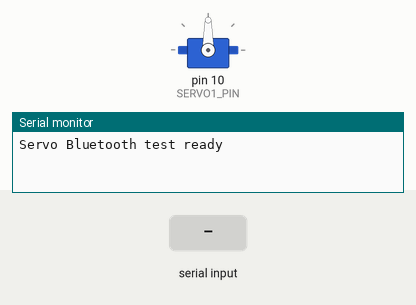
A sketch run on a simulated Arduino Uno, built with avr-gcc and run on an emulated ATmega328P. Shown: servo, the last lines printed to the serial monitor. Inputs (shaded band) come from the test bench.

Above: at 1.2 s.
1.3 s: "S1 ,45\n" received over Serial
At 1.6 s:
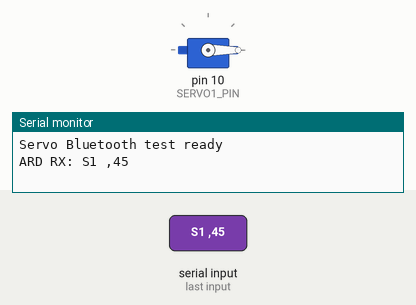
2.8 s: "S1 90\n" received over Serial
At 3.9 s:
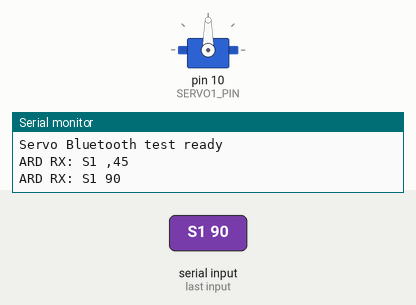
4.3 s: "S1 ,45\n" received over the second serial link
At 5.5 s:
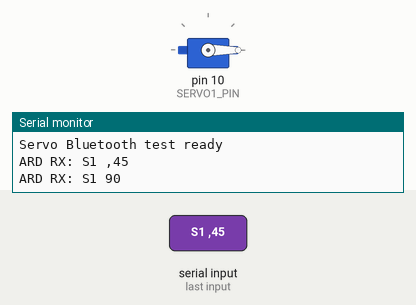
5.8 s: "S1 90\n" received over the second serial link
At 6.8 s:
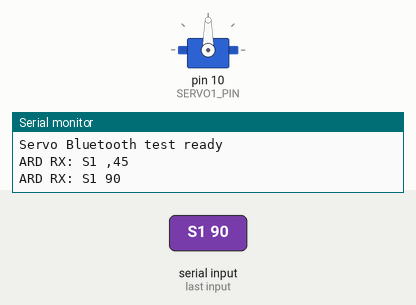
Timing chart, 0 to 8.3 s (numbered marks = the images above; inputs shaded):
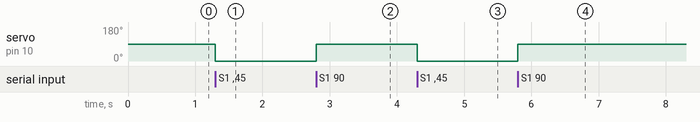

The sketch:

ServoBluetoothTest.ino
```cpp
#include <SoftwareSerial.h>
#include <Servo.h>

// Minimal Bluetooth servo test.
//
// Wiring:
//   BT TXD -> Arduino A0
//   BT RXD -> Arduino A1 through voltage divider
//   BT VCC -> 5V
//   BT GND -> GND
//   Servo signal -> Motor Shield SERVO_1 / Arduino D10
//
// Commands from phone:
//   S1 30
//   S1 90
//   S1 150

SoftwareSerial bluetooth(A0, A1); // RX, TX

const int SERVO1_PIN = 10;
const int CENTER_ANGLE = 90;

Servo servo1;
String input;

void setup() {
  Serial.begin(115200);
  bluetooth.begin(9600);

  servo1.attach(SERVO1_PIN);
  servo1.write(CENTER_ANGLE);

  Serial.println("Servo Bluetooth test ready");
  bluetooth.println("ARD RX: ready");
}

void loop() {
  readCommands(Serial);
  readCommands(bluetooth);
}

void readCommands(Stream &stream) {
  while (stream.available() > 0) {
    char c = stream.read();
    if (c == '\n') {
      handleCommand(stream, input);
      input = "";
    } else if (c != '\r') {
      input += c;
      if (input.length() > 80) {
        input = "";
      }
    }
  }
}

void handleCommand(Stream &stream, String command) {
  command.trim();

  if (command.startsWith("S1 ")) {
    int angle = constrain(command.substring(3).toInt(), 0, 180);
    servo1.write(angle);
    sendAck(stream, command);
  }
}

void sendAck(Stream &stream, const String &command) {
  stream.print("ARD RX: ");
  stream.println(command);
}
```

Measured:
- after the input at 1.3 s, servo on pin 10 (SERVO1_PIN): 90° → 0° at once
- after the input at 2.8 s, servo on pin 10 (SERVO1_PIN): 0° → 90° at once
- after the input at 4.3 s, servo on pin 10 (SERVO1_PIN): 90° → 0° at once
- after the input at 5.8 s, servo on pin 10 (SERVO1_PIN): 0° → 90° at once
